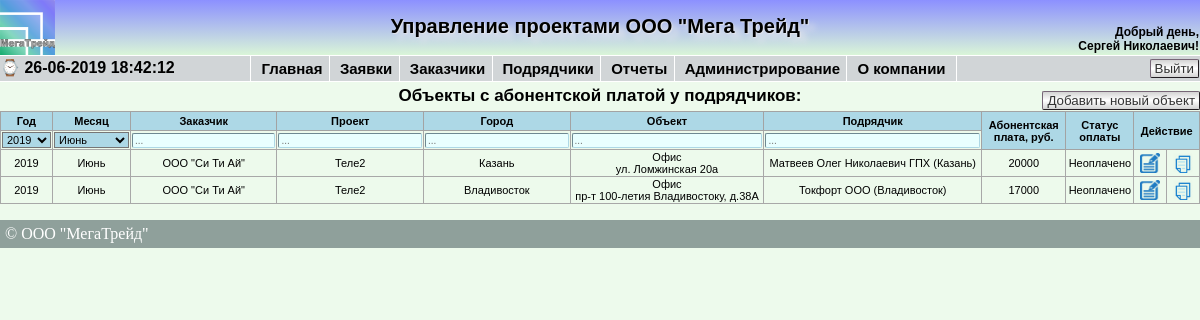
The app's page /object_contr_abon.php (signed in) with its own data.
### tables this page shows
CREATE TABLE `contr_objects_abonent` (
  `id_record` int(11) NOT NULL AUTO_INCREMENT,
  `id_contractor` int(11) NOT NULL,
  `id_object` int(11) NOT NULL,
  `summ` float NOT NULL,
  `year` int(4) NOT NULL,
  `month` int(2) NOT NULL,
  `paydate` date DEFAULT NULL,
  `paystatus` tinyint(1) NOT NULL,
  `pay_account` text NOT NULL,
  PRIMARY KEY (`id_record`)
);

CREATE TABLE `customer` (
  `id_customer` int(11) NOT NULL AUTO_INCREMENT,
  `customer_name` varchar(100) NOT NULL,
  `jur_address` text NOT NULL,
  `post_address` text NOT NULL,
  `ogrn` varchar(15) NOT NULL,
  `inn` varchar(12) NOT NULL,
  `kpp` varchar(9) NOT NULL,
  `dogovor_number` varchar(50) NOT NULL,
  `status` tinyint(1) NOT NULL,
  `bank_name` varchar(200) NOT NULL,
  `bank_bik` varchar(9) NOT NULL,
  `korr_schet` varchar(20) NOT NULL,
  `rasch_schet` varchar(20) NOT NULL,
  `recipient` varchar(150) NOT NULL,
  `phone` varchar(100) NOT NULL,
  `email` varchar(100) NOT NULL,
  `contact_name` varchar(200) NOT NULL,
  `comment` text,
  PRIMARY KEY (`id_customer`)
);

CREATE TABLE `projects` (
  `id_project` int(11) NOT NULL AUTO_INCREMENT,
  `id_customer` int(11) unsigned NOT NULL,
  `projectname` varchar(50) NOT NULL,
  `status` tinyint(1) NOT NULL,
  `cost_hour` double unsigned NOT NULL,
  `cost_incident_critical` double unsigned NOT NULL,
  `cost_incident_high` double unsigned NOT NULL,
  `cost_incident_medium` double unsigned NOT NULL,
  `cost_incident_low` double unsigned NOT NULL,
  PRIMARY KEY (`id_project`)
);

CREATE TABLE `city` (
  `city_id` int(11) unsigned NOT NULL AUTO_INCREMENT,
  `country_id` int(11) unsigned NOT NULL DEFAULT '0',
  `region_id` int(10) unsigned NOT NULL DEFAULT '0',
  `name` varchar(128) NOT NULL DEFAULT '',
  PRIMARY KEY (`city_id`),
  KEY `country_id` (`country_id`),
  KEY `region_id` (`region_id`)
);

CREATE TABLE `object` (
  `id_object` int(11) NOT NULL AUTO_INCREMENT,
  `id_project` int(11) NOT NULL,
  `id_customer` int(11) NOT NULL,
  `country_id` int(11) NOT NULL,
  `region_id` int(11) NOT NULL,
  `city_id` int(11) NOT NULL,
  `shop_number` varchar(20) DEFAULT NULL,
  `address` varchar(200) NOT NULL,
  `status` tinyint(1) NOT NULL,
  `abon_plata` double DEFAULT NULL,
  `city_name` varchar(30) NOT NULL,
  `id_contractor` int(11) unsigned NOT NULL,
  `abon_plata_contr` double unsigned NOT NULL,
  PRIMARY KEY (`id_object`)
);

CREATE TABLE `contractor` (
  `id_contractor` int(11) NOT NULL AUTO_INCREMENT,
  `country_id` int(6) NOT NULL,
  `region_id` int(6) NOT NULL,
  `city_id` int(6) NOT NULL,
  `org_name` varchar(80) NOT NULL,
  `status` tinyint(1) NOT NULL,
  `dogovor` varchar(60) NOT NULL,
  `method_payment` int(1) NOT NULL,
  `card_number` varchar(18) NOT NULL,
  `anketa` varchar(5) NOT NULL,
  `ownership` varchar(6) NOT NULL,
  `system_no` varchar(7) NOT NULL,
  `contact_name` varchar(250) NOT NULL,
  `passport` text NOT NULL,
  `mobile` varchar(200) NOT NULL,
  `phone` varchar(200) NOT NULL,
  `email` varchar(100) NOT NULL,
  `web` varchar(100) NOT NULL,
  `comment` text NOT NULL,
  PRIMARY KEY (`id_contractor`)
);

### func/arrays.php (called while the page is built, shortened)
<?php
$months = array('Январь', 'Февраль', 'Март', 'Апрель', 'Май', 'Июнь', 'Июль', 'Август', 'Сентябрь', 'Октябрь', 'Ноябрь', 'Декабрь');
$paymentstatus_array = array('Неоплачено','Оплачено');
?>

### func/db.php (called while the page is built, shortened)
<?php
function Get_Geo($connection, $id, $geo_table, $geo_row)
{
	$get_geo = "SELECT * FROM $geo_table WHERE $geo_row='$id'";
    $result = $connection->query ($get_geo);
    if ($result)
    {
        $rows = $result->fetch_array (MYSQLI_ASSOC);
    }
    if ($rows) return $rows;
    else return 0;
}
function Edit_Contr($connection, $var)
{
    $search = "SELECT * FROM contractor WHERE id_contractor = '$var'";
    $result = $connection->query ($search);
    if ($result)
    {
        $rows = $result->fetch_array (MYSQLI_ASSOC);
    }
    if ($rows) return $rows;
    else return 0;
}
function Edit_Customer($connection, $var)
{
    $search = "SELECT * FROM customer WHERE id_customer = '$var'";
    $result = $connection->query ($search);
    if ($result)
    {
        $rows = $result->fetch_array (MYSQLI_ASSOC);
    }
    if ($rows) return $rows;
    else return 0;
}
function Edit_Project($connection, $var)
{
    $search = "SELECT * FROM projects WHERE id_project = '$var'";
    $result = $connection->query ($search);
    if ($result)
    {
        $rows = $result->fetch_array (MYSQLI_ASSOC);
    }
    if ($rows) return $rows;
    else return 0;
}
function Edit_Object($connection, $var)
{
    $search = "SELECT * FROM object WHERE id_object = '$var'";
    $result = $connection->query ($search);
    if ($result)
    {
        $rows = $result->fetch_array (MYSQLI_ASSOC);
    }
    if ($rows) return $rows;
    else return 0;
}
function Show_Objects_Contr_abon($connection, $year, $month)
{
	$search = "SELECT * FROM contr_objects_abonent WHERE year = '$year' AND month = '$month'" ;
    $result = $connection->query ($search);
    $rows = $result->num_rows;
    if (!$rows) return false;
    else
    {
        $array = array ();
        for ($i=0; $i<$rows; $i++)
        {
            $result->data_seek ($i);
            $row =$result->fetch_array (MYSQLI_ASSOC);
            $array["$i"] = $row;
        }
    return $array;
    }
}
?>

### object_contr_abon.php (the view, shortened to what this page needs)
<?php
require 'connection/config.php';
if(isset($_SESSION['userlevel']) AND $_SESSION['userlevel']<=3){
require_once 'blocks/header.php';
require 'func/arrays.php';
$yearnow = date('Y');
$monthnow = date('n');
$data_post = $_POST;
$year_select = trim(filter_input(INPUT_POST, 'year_select', FILTER_SANITIZE_FULL_SPECIAL_CHARS));
$month_select = trim(filter_input(INPUT_POST, 'month_select', FILTER_SANITIZE_FULL_SPECIAL_CHARS));
		?>
		<?php
if(isset($data_post['year_select']))
{
	$yearselect = $year_select;
}
else
{
	$yearselect = $yearnow;
}
if(isset($data_post['month_select']))
{
	$monthselect = $month_select;
}
else
{
	$monthselect = $monthnow;
}
$objects_abons = Show_Objects_Contr_abon($link, $yearselect, $monthselect);
?>
<!DOCTYPE html>
<html lang="ru">
<head>
</head>
<body>
	<div class="showcustomer">
		<p class="breadcrumbs">Объекты с абонентской платой у подрядчиков:</p>
		<?php if($_SESSION['userlevel']<=3){ ?>
			<div class="newticket">
				<a href='newlinkcontrobject.php'><button class="button-new">Добавить новый объект</button></a>
			</div>
		<?php }?>
		<form action="" method="POST">
		<table border="1">
			<thead>
				<tr class="hdr">
					<th>Год</th>
					<th>Месяц</th>
					<th>Заказчик</th>
					<th>Проект</th>
					<th>Город</th>
					<th>Объект</th>
					<th>Подрядчик</th>
					<th rowspan="2">Абонентская<br>плата, руб.</th>
					<th rowspan="2">Статус<br>оплаты</th>
					<th colspan="2" rowspan="2">Действие</th>
				</tr>
				<tr class='table-filters'>
					<td>
						<select class="reg_select_filter" name="year_select" id="year" onchange="this.form.submit()">
							<?php for($i = 2017; $i < 2041; $i++) { ?>
							<option  value="<?=$i;?>" <?= ($i == $yearselect) ? 'selected' : ''?>><?=$i;?></option>
							<?php } ?>
						</select>
					</td>
					<td>
						<select class="reg_select_filter" name="month_select" onchange="this.form.submit()">
							<?php for($i = 1; $i < 13; $i++) { ?>
							<option  value="<?= $i ?>" <?= ($i == $monthselect) ? 'selected' : ''?>><?= $months[$i-1] ?></option>
							<?php }?>
						</select>
					</td>
					<td>
						<input class="reg_input_filter" type="text" placeholder="..."/>
					</td>
					<td>
						<input class="reg_input_filter" type="text" placeholder="..."/>
					</td>
					<td>
						<input class="reg_input_filter" type="text" placeholder="..."/>
					</td>
					<td>
						<input class="reg_input_filter" type="text" placeholder="..."/>
					</td>
					<td>
						<input class="reg_input_filter" type="text" placeholder="..."/>
					</td>
				</tr>
			</thead>
			<tbody>
				<?php
				if($objects_abons) {
				foreach($objects_abons as $i => $objects_abon) {
					$object_info = Edit_Object($link, $objects_abon['id_object']);
					$project_info = Edit_Project($link, $object_info['id_project']);
					$customer_info = Edit_Customer($link, $object_info['id_customer']);
					$contr_info = Edit_Contr($link, $objects_abon['id_contractor']);
					$city_info = get_geo($link, $object_info['city_id'], 'city', 'city_id');
					$city_info_contr = get_geo($link, $contr_info['city_id'], 'city', 'city_id');
					$contractor_info = $contr_info['org_name']." ".$contr_info['ownership']." (".$city_info_contr['name'].")";
				if($objects_abon['paystatus'] == 1)
				{
					$class = "show_green";
				}
				else $class = "";
				?>
					<tr class="reg_text_show_tickets">
						<td align="center" class="<?=$class;?>"><?=$objects_abon['year'];?></td>
						<td align="center" class="<?=$class;?>"><?=$months[$objects_abon['month'] - 1];?></td>
						<td align="center" class="<?=$class;?>"><?=$customer_info['customer_name'];?></td>
						<td align="center" class="<?=$class;?>"><?=$project_info['projectname'];?></td>
						<td align="center" class="<?=$class;?>"><?=$city_info['name'];?></td>
						<td align="center" class="<?=$class;?>"><?=$object_info['shop_number']."<br>".$object_info['address'];?></td>
						<td align="center" class="<?=$class;?>"><?=$contractor_info;?></td>
						<td align="center" class="<?=$class;?>"><?=$objects_abon['summ'];?></td>
						<td align="center" class="<?=$class;?>"><?=$paymentstatus_array[$objects_abon['paystatus']];?></td>
						<td align="center" class="<?=$class;?>"><a href='edit_object_contr_abon.php?id_record=<?= $objects_abon['id_record']; ?>' title = 'Изменить'>
						<img src='images/edit.png' width='20' height='20'></td>
						<td align="center" class="<?=$class;?>">
						<a href='object_contr_abon.php?id_record=<?= $objects_abon['id_record']; ?>&statuscopy=copy' title = 'Изменить'>
						<img src='images/copy.png' width='20' height='20'>
						</td>
					</tr>
				<?php }}?>
			</tbody>
		</table>
		</form>
	</div>
<div id="footer">&copy; ООО "МегаТрейд"</div>
</body>
</html>
<?php
	}
	else
	{
		header('Location: /');
}
?>

### css/index.css (style rules this page uses)
@media screen { body { margin:0 auto; //height: 100%; //background: radial-gradient(90% 50%, #FFFFFF, #D2E6F2); background: #EDFAEC; } }
@media screen { #footer { display:block; position: relative; bottom:0; background: #8fa09b; color: #fff; padding: 5px; clear: left; //width: 99%; text-align: left; } }
@media screen { .showmodel td, th { padding: 3px 20px; vertical-align: middle; text-align: center; } }
@media screen { .button-new { //color: #000000; //border-top: 1px solid #696969; //background: #EDEDED; //font-size: 13px; //font-family: Lucida Console; background: -moz-linear-gradient(#D0ECF4, #5BC9E1, #D0ECF4); background: -webkit-gradient(linear, 0 0, 0 100%, from(#D3D3D3), to(#D3D3D3), color-stop(0.5, #FFFFFF)); filter: progid:DXImageTransform.Microsoft.gradient(startColorstr='#00BBD6', endColorstr='#EBFFFF'); padding: 1px 4px; color: #333; -moz-border-radius: 5px; -webkit-border-radius: 5px; text-decoration: none; border-radius: 2px; border: 1px outset #767; cursor: pointer; } }
@media screen { .show_rs td, th { padding: 3px 5px; vertical-align: middle; text-align: center; } }
@media screen { .showcustomer { display: block; position: relative; font-family: Arial, Helvetica, sans-serif; color: #000000; //width: 1024px; //margin-top: 5%; padding: 0px; //border: 2px solid black; //background: #C5D1D7; //background: #D7E1E6; //background: linear-gradient(90deg, rgba(121,58,180,0) 0%, #C6D3DA 5%, #C6D3DA 95%, rgba(131,58,180,0) 100%); text-align: center; margin: 0 auto; //margin-top: 1%; //border-radius: 20px; //-moz-border-radius: 20px; //-webkit-border-radius: 20px; } }
@media screen { .showcustomer table { margin: 0 auto; width: 100%; border-collapse: collapse; //background:#F0FFFF; border: 0px solid #A8A8A8; //padding: 10px; } }
@media screen { .hdr { background:#ADD8E6; font-family: Arial, Helvetica, sans-serif; border: 1px solid #A3A3A3; font-size: 11px; } }
@media screen { .newticket { display: block; position: absolute; //position: relative; top: 10px; right: 0px; } }
@media screen { .reg_text_show_tickets { //background: green; //font-size: calc(0.2vw + 0.2vh + 1vmin); font-size: 11px; font-family: Arial, Helvetica, sans-serif; vertical-align: middle; text-align: center; font-weight: normal; width: 250px; //color: #FF0000; word-wrap: break-word; } }
@media screen { .breadcrumbs { display: block; position: relative; margin: 0 auto; padding-bottom: 10px; top: 5px; font-size: 17px; font-family: Arial, Helvetica, sans-serif; //vertical-align: middle; //text-align: left; font-weight: bold; color: #000000; width: 60%; } }
@media screen { .reg_input_filter { width: 100%; background: #E9FFFF; font-size: 10px; font-family: Arial, Helvetica, sans-serif; border: 1px inset #ADD8E6; border-radius: 2px; } }
@media screen { .reg_select_filter { width: 100%; background: #ADD8E6; font-size: 11px; //font-weight: bold; font-family: Arial, Helvetica, sans-serif; cursor: pointer; //border: 1px outset #ADD8E6; } }

### records on screen
contr_objects_abonent: year "2019", month "Июнь", customer.customer_name "ООО \"Си Ти Ай\"", projects.projectname "Теле2", city.name "Казань", id_object.shop_number "Офис", id_object.address "ул. Ломжинская 20а", id_contractor.name "Матвеев Олег Николаевич ГПХ (Казань)", summ "20000", paystatus "Неоплачено"
contr_objects_abonent: year "2019", month "Июнь", customer.customer_name "ООО \"Си Ти Ай\"", projects.projectname "Теле2", city.name "Владивосток", id_object.shop_number "Офис", id_object.address "пр-т 100-летия Владивостоку, д.38А", id_contractor.name "Токфорт ООО (Владивосток)", summ "17000", paystatus "Неоплачено"

### other values on screen
$_SESSION["io"] "Сергей Николаевич"
form field year_select "2019"
form field month_select "Июнь"
